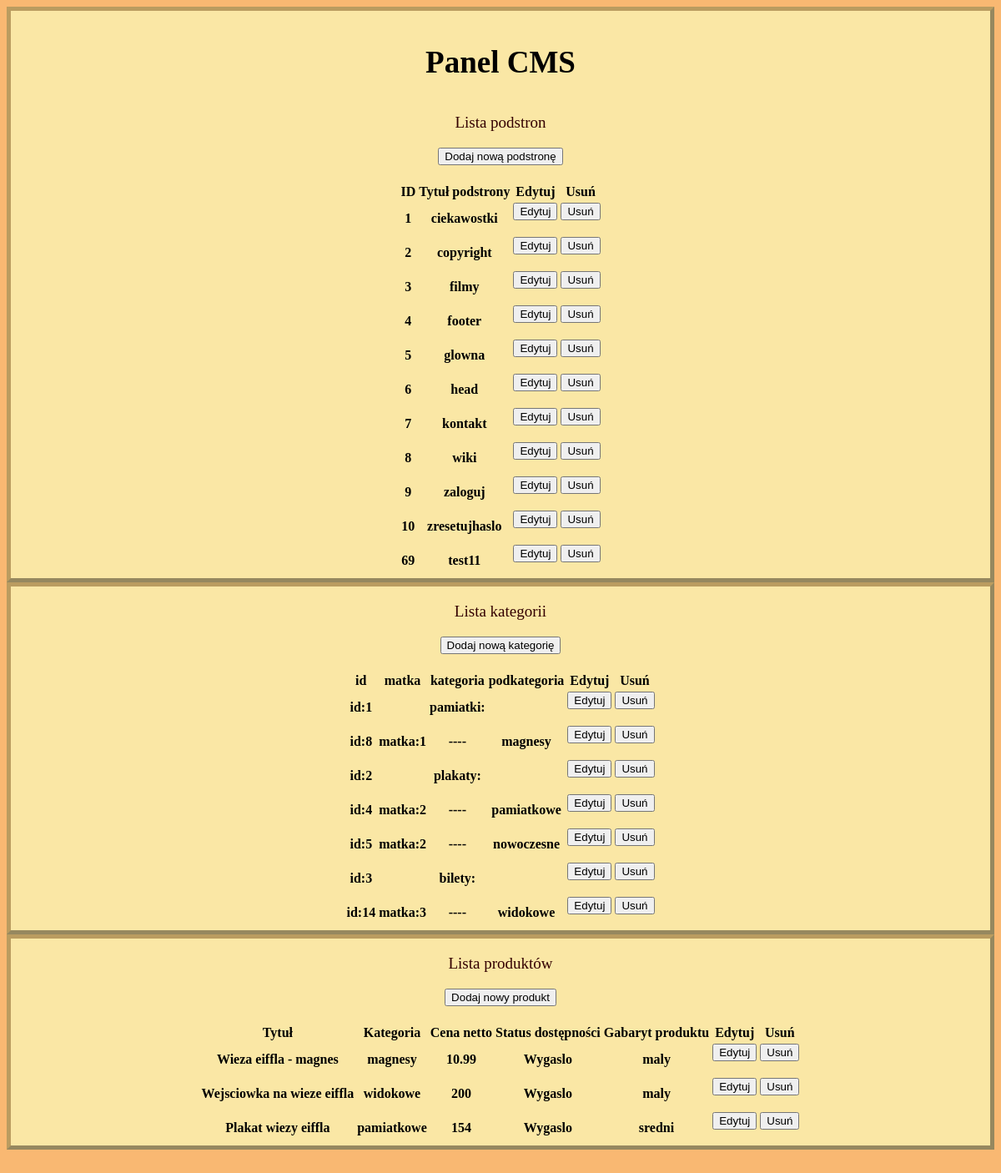
The app's page /login-success.php with its own data.
### tables this page shows
CREATE TABLE `page_list` (
  `id` int(11) NOT NULL,
  `page_title` varchar(255) NOT NULL,
  `page_content` text NOT NULL,
  `status` int(11) NOT NULL DEFAULT 1
);

CREATE TABLE `kategorie` (
  `id` int(11) NOT NULL,
  `matka` int(11) NOT NULL DEFAULT 0,
  `nazwa` varchar(255) NOT NULL
);

CREATE TABLE `produkty` (
  `id` int(100) NOT NULL,
  `tytul` varchar(255) NOT NULL,
  `opis` varchar(255) NOT NULL,
  `data_utworzenia` date NOT NULL,
  `data_modyfikacji` date NOT NULL,
  `data_wygasniecia` date NOT NULL,
  `cena_netto` float(40,2) NOT NULL,
  `podatek_vat` decimal(40,0) NOT NULL,
  `dostepne_sztuki` int(255) NOT NULL,
  `status_dostepnosci` enum('Dostepne','Brak','Wygaslo') NOT NULL,
  `kategoria` varchar(255) NOT NULL,
  `gabaryt_produktu` enum('maly','sredni','duzy') NOT NULL,
  `zdjecie` varchar(255) NOT NULL
);

### login-success.php (the view, shortened to what this page needs)
<?php
include('showpage.php');
PokazPodstrone('6');
require("cfg.php");
?>
<div class="center">
<h1>Panel CMS</h1>
<p id=1>Lista podstron</p>
<form action="dodaj_podstrone.php">
    <input type="submit" value="Dodaj nową podstronę" />
</form>
<table class="center2">
    <tr>
        <th>ID</th>
        <th>Tytuł podstrony</th>
        <th>Edytuj</th>
        <th>Usuń</th>
    </tr>
    <?php
    $stmt = $conn->prepare("SELECT * FROM page_list LIMIT 100");
    $stmt->execute();
    $result = $stmt->get_result();
    while($page = $result->fetch_assoc()){
        $id= $page["id"];
        $page_title = $page["page_title"];
        echo'<tr>
        <th>'.$id.'</th>
        <th>'.$page_title.'</th>
        <th><form action="edytuj_podstrone.php" method="POST"><input type="hidden" name="idedytujpodstrone" value='.$id.'/><input type="submit" value="Edytuj" name="edit" /></form></th>
        <th><form method="post"><input type="hidden" name="usunpodstrone" value='.$id.'/><input type="submit" value="Usuń" name="usun"/></form></th>
        </tr>';
    }
    ?>
</table>
</div>
<div class="center">
    <p id=2>Lista kategorii</p>
    <form action="dodaj_kategorie.php">
        <input type="submit" value="Dodaj nową kategorię" />
    </form>
    <table class="center2">
            <tr>
                <th>id</th>
                <th>matka</th>
                <th>kategoria</th>
                <th>podkategoria</th>
                <th>Edytuj</th>
                <th>Usuń</th>
            </tr>
        <?php
         $stmt2 = $conn->prepare("SELECT * FROM kategorie where matka='0' LIMIT 100");
         $stmt2->execute();
         $result2 = $stmt2->get_result();
         while($page2 = $result2->fetch_assoc()){
            $id = $page2['id'];
            $nazwa = $page2['nazwa'];
            echo '
            <tr>
                <th>id:'.$id.'</th>
                <th></th>
                <th>'.$nazwa.':</th>
                <th> </th>
                <th><form action="edytuj_kategorie.php" method="POST"><input type="hidden" name="idedytujkategorie" value='.$id.'/><input type="submit" value="Edytuj" name="edytujkategorie" /></form></th>
                <th><form method="post"><input type="hidden" name="idusunkategorie" value='.$id.'/><input type="submit" value="Usuń" name="usunkategorie"/></form></th>
            </tr>
            ';
            $stmt3 = $conn->prepare("SELECT * FROM kategorie where matka=$id LIMIT 100");
            $stmt3->execute();
            $result3 = $stmt3->get_result();
            while($page3 = $result3->fetch_assoc()){
                $id2 = $page3['id'];
                $matka2 = $page3['matka'];
                $nazwa2 = $page3['nazwa'];
                echo '
                <tr>
                    <th>id:'.$id2.'</th>
                    <th>matka:'.$matka2.'</th>
                    <th>----</th>
                    <th>'.$nazwa2.'</th>
                    <th><form action="edytuj_kategorie.php" method="POST"><input type="hidden" name="idedytujkategorie" value='.$id2.'/><input type="submit" value="Edytuj" name="edytujkategorie" /></form></th>
                    <th><form method="post"><input type="hidden" name="idusunkategorie" value='.$id2.'/><input type="submit" value="Usuń" name="usunkategorie"/></form></th>
                </tr>
                ';
            }
         }
        ?>
    </table>
</div>
<div class="center">
    <p id=3>Lista produktów</p>
    <form action="dodaj_produkt.php">
        <input type="submit" value="Dodaj nowy produkt" />
    </form>
    <table class="center2">
        <tr>
            <th>Tytuł</th>
            <th>Kategoria</th>
            <th>Cena netto</th>
            <th>Status dostępności</th>
            <th>Gabaryt produktu</th>
            <th>Edytuj</th>
            <th>Usuń</th>
        </tr>
        <?php
        $stmt4 = $conn->prepare("SELECT * FROM produkty LIMIT 100");
        $stmt4->execute();
        $result4 = $stmt4->get_result();
        while($page4 = $result4->fetch_assoc()){
            $idprod = $page4['id'];
            $tytul = $page4['tytul'];
            $kategoria = $page4['kategoria'];
            $cena_netto = $page4['cena_netto'];
            $data_wygasniecia= $page4['data_wygasniecia'];
            if($data_wygasniecia> date("Y-m-d")){
                $status_dostepnosci = $page4['status_dostepnosci'];
            }else{
                $status_dostepnosci = 'Wygaslo';
            }
            $gabaryt_produktu = $page4['gabaryt_produktu'];
            echo '
            <tr>
                <th>'.$tytul.'</th>
                <th>'.$kategoria.'</th>
                <th>'.$cena_netto.'</th>
                <th>'.$status_dostepnosci.'</th>
                <th>'.$gabaryt_produktu.'</th>
                <th><form action="edytuj_produkt.php" method="POST"><input type="hidden" name="idedytujprodukt" value='.$idprod.'/><input type="submit" value="Edytuj" name="edytujprodukt" /></form></th>
                <th><form method="post"><input type="hidden" name="idusunprodukt" value='.$idprod.'/><input type="submit" value="Usuń" name="usunprodukt"/></form></th>
            </tr>
            ';
        }
        ?>
    </table>
</div>
<div>
    <br><br><br><br><br><br>
</div>

### showpage.php (shortened to what this page needs)
<?php
require('cfg.php');
function PokazPodstrone($id)
{
    $id = htmlspecialchars($id);
    global $conn;
    $stmt = $conn->prepare("SELECT * FROM page_list WHERE id=? LIMIT 1");
    $stmt->bind_param("i",$id);
    $stmt->execute();
    $result = $stmt->get_result();
    while($data = $result->fetch_assoc()){
        echo $data['page_content'];
    }
}
?>

### css/style.css (style rules this page uses)
h1 { color: black; font-size: 37px; margin:40px; }
p { color: #330000; font-size: 19px; }
.center { border: 5px outset rgba(100, 55, 3, 0.418); background-color: #FAE7A5; text-align: center; font-size: 20px; }
.center2 { margin-left: auto; margin-right: auto; }

### records on screen
page_list: id "1", page_title "ciekawostki"
page_list: id "2", page_title "copyright"
page_list: id "3", page_title "filmy"
page_list: id "4", page_title "footer"
page_list: id "5", page_title "glowna"
page_list: id "6", page_title "head"
page_list: id "7", page_title "kontakt"
page_list: id "8", page_title "wiki"
page_list: id "9", page_title "zaloguj"
page_list: id "10", page_title "zresetujhaslo"
page_list: id "69", page_title "test11"
kategorie: id "1", nazwa "pamiatki"
kategorie: id "8", matka "1", nazwa "magnesy"
kategorie: id "2", nazwa "plakaty"
kategorie: id "4", matka "2", nazwa "pamiatkowe"
kategorie: id "5", matka "2", nazwa "nowoczesne"
kategorie: id "3", nazwa "bilety"
kategorie: id "14", matka "3", nazwa "widokowe"
produkty: tytul "Wieza eiffla - magnes", kategoria "magnesy", cena_netto "10.99", data_wygasniecia "Wygaslo", gabaryt_produktu "maly"
produkty: tytul "Wejsciowka na wieze eiffla", kategoria "widokowe", cena_netto "200", data_wygasniecia "Wygaslo", gabaryt_produktu "maly"
produkty: tytul "Plakat wiezy eiffla", kategoria "pamiatkowe", cena_netto "154", data_wygasniecia "Wygaslo", gabaryt_produktu "sredni"
